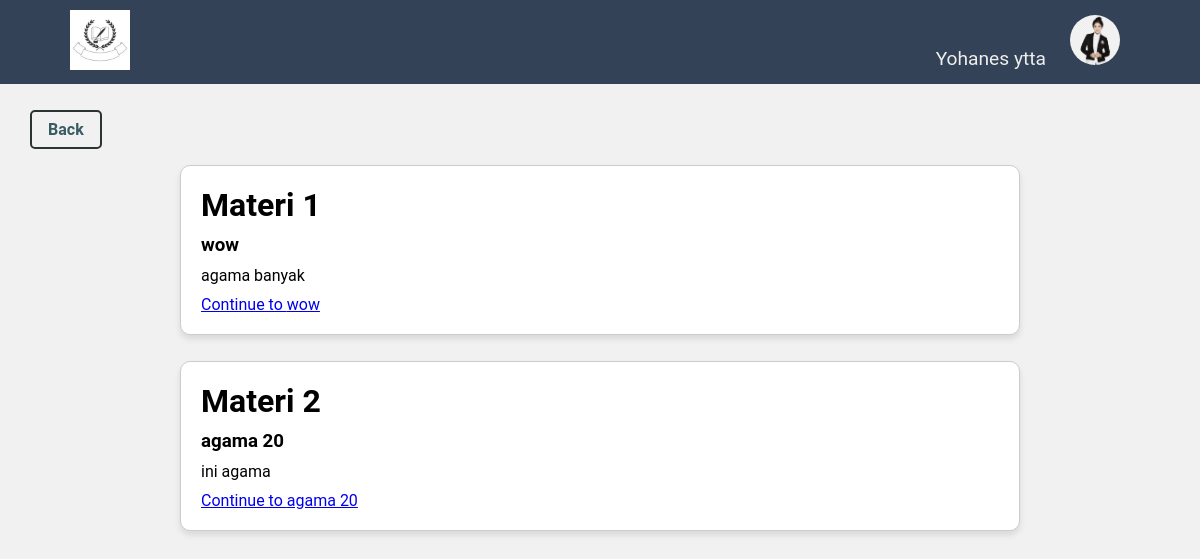
Page /studentpage/pathmaterial_student.php?id=1 (signed in) on the committed database.
### tables this page shows
CREATE TABLE `chapter` (
  `id_course` int(11) NOT NULL,
  `id_chapter` int(11) NOT NULL,
  `chapter_name` varchar(255) NOT NULL,
  `chap_desc` mediumtext NOT NULL,
  `chapter_content` longtext NOT NULL,
  `chapter_ppt` varchar(200) DEFAULT NULL,
  `chapter_gdrive` varchar(200) DEFAULT NULL
);

### studentpage/pathmaterial_student.php (the view, shortened to what this page needs)
<!DOCTYPE html>
<html lang="en">
<head>
    <link rel="stylesheet" href="../css/course_teach.css">
</head>
<body>
    <?php
    require_once '../misc/studentcomp.php';
    ?>
    <div class="allcontainer">
        <div class="atas">
        <tr>
        <a href="learnpath_student.php" class="back-link">Back</a>
        <?php
        $id = $_GET['id'];
        ?>
        </tr>
        </div>
        <?php
            $no = 1;
            $chapter_query = "SELECT * FROM learning_path WHERE path_id = '$id' ORDER BY path_id";
            $get_chapter_query = mysqli_query($con, $chapter_query);
            while ($get_chapter = mysqli_fetch_assoc($get_chapter_query)) {
                $chapter_path = $get_chapter['id_chapter'];
            $chap_query = "SELECT * FROM chapter WHERE id_chapter = '$chapter_path' ";
            $get_chap_query = mysqli_query($con, $chap_query);
            foreach ($get_chap_query as $display) {
                $chapter_id = $display['id_chapter'];
                echo '
                <div class="container">
                    <div class="course-box">
                        <div class="text-container">
                            <h1> Materi ' . $no . '</h1>
                            <h3>' . $display['chapter_name'] . '</h3>
                            <p>' . $display['chap_desc'] . '</p>
                            <a href="chapter.php?id_chap=' . $chapter_id . '" class="linkBtn">Continue to ' . $display['chapter_name'] . '</a>
                        </div>
                    </div>
                </div>';
                $no++;
            }
        }
            ?>
    </div>
</body>
</html>

### css/course_teach.css (style rules this page uses)
body { font-family: Arial, sans-serif; margin: 0; padding: 0; background-color: #f1f1f1; }
.allcontainer { margin-top: 80px; }
.container { display: flex; justify-content: center; align-items: center; height: auto; margin-top: 2vh; }
.course-box { width: 70%; background-color: #fff; padding: 20px; border: 1px solid #ccc; border-radius: 10px; box-shadow: 0 4px 6px rgba(0, 0, 0, 0.1); text-align: left; margin-bottom: 10px; display: flex; justify-content: space-between ; }
.course-box h1, .course-box h3, .course-box p { margin-bottom: 10px; }
.text-container { flex: 1; }
a.back-link { display: inline-block; text-decoration: none; color: #395B64; font-weight: bold; border: 2px solid #2C3333; border-radius: 5px; padding: 8px 16px; transition: background-color 0.3s ease-in-out, color 0.3s ease-in-out; width: fit-content; margin-left: 30px; margin-top: 30px; }

### css/student_MainPageNew.css (style rules this page uses)
* { margin: 0; padding: 0; box-sizing: border-box; font-family: 'Roboto', sans-serif; }

### rows in the picture
chapter: chapter_name "wow", chap_desc "agama banyak"
chapter: chapter_name "agama 20", chap_desc "ini agama"

### other values in the picture
$_SESSION['student'] "Yohanes ytta"
